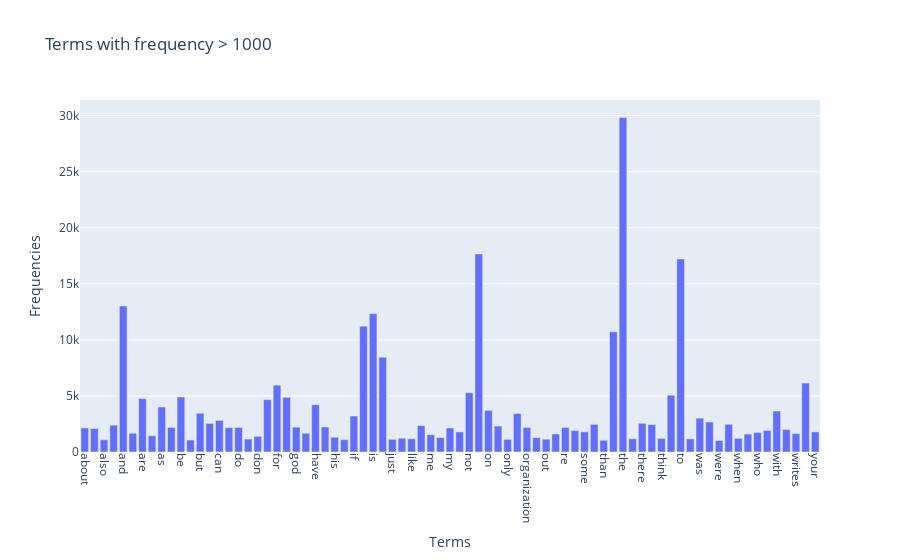

Notebook source saved alongside this figure:
### Markdown cell above
### >>> **Exercise 13 (take home):** 
The chart above only contains 300 vocabulary in the documents, and it's already computationally intensive to both compute and visualize. Can you efficiently reduce the number of terms you want to visualize as an exercise.

### Code cell
# Answer here

terms = []
freqs = []

for i in range(count_vect.get_feature_names_out().shape[0]):
    if term_frequencies[i] > 1000:
        terms.append(count_vect.get_feature_names_out()[i])
        freqs.append(term_frequencies[i])

fig = px.bar(x=terms, y=freqs, labels={'x':'Terms', 'y':'Frequencies'}, title = 'Terms with frequency > 1000')
fig.update_layout(xaxis_tickangle = 90)
fig.show()

### Figure 1 — Plotly figure (JSON) as saved in the notebook; plotly's stock layout.template omitted (floating-point values rounded to 4 significant figures)
{"data": [{"hovertemplate": "Terms=%{x}<br>Frequencies=%{y}<extra></extra>", "legendgroup": "", "marker": {"color": "#636efa", "pattern": {"shape": ""}}, "name": "", "orientation": "v", "showlegend": false, "textposition": "auto", "type": "bar", "x": ["about", "all", "also", "an", "and", "any", "are", "article", "as", "at", "be", "been", "but", "by", "can", "com", "do", "does", "don", "edu", "for", "from", "god", "has", "have", "he", "his", "how", "if", "in", "is", "it", "just", "know", "like", "lines", "me", "more", "my", "no", "not", "of", "on", "one", "only", "or", "organization", "other", "out", "people", "re", "so", "some", "subject", "than", "that", "the", "their", "there", "they", "think", "this", "to", "university", "was", "we", "were", "what", "when", "which", "who", "will", "with", "would", "writes", "you", "your"], "xaxis": "x", "y": [2148, 2093, 1090, 2393, 13017, 1669, 4769, 1453, 4015, 2191, 4898, 1068, 3453, 2548, 2818, 2172, 2193, 1151, 1400, 4675, 5962, 4877, 2216, 1671, 4218, 2232, 1318, 1100, 3208, 11226, 12343, 8447, 1130, 1230, 1177, 2353, 1543, 1286, 2143, 1791, 5285, 17660, 3709, 2312, 1127, 3432, 2192, 1278, 1142, 1604, 2186, 1912, 1802, 2464, 1045, 10723, 29825, 1184, 2556, 2448, 1213, 5063, 17222, 1170, 3020, 2674, 1028, 2472, 1215, 1599, 1742, 1925, 3655, 2000, 1645, 6157, 1793], "yaxis": "y"}], "layout": {"barmode": "relative", "legend": {"tracegroupgap": 0}, "title": {"text": "Terms with frequency > 1000"}, "xaxis": {"anchor": "y", "domain": [0, 1], "tickangle": 90, "title": {"text": "Terms"}}, "yaxis": {"anchor": "x", "domain": [0, 1], "title": {"text": "Frequencies"}}}}
